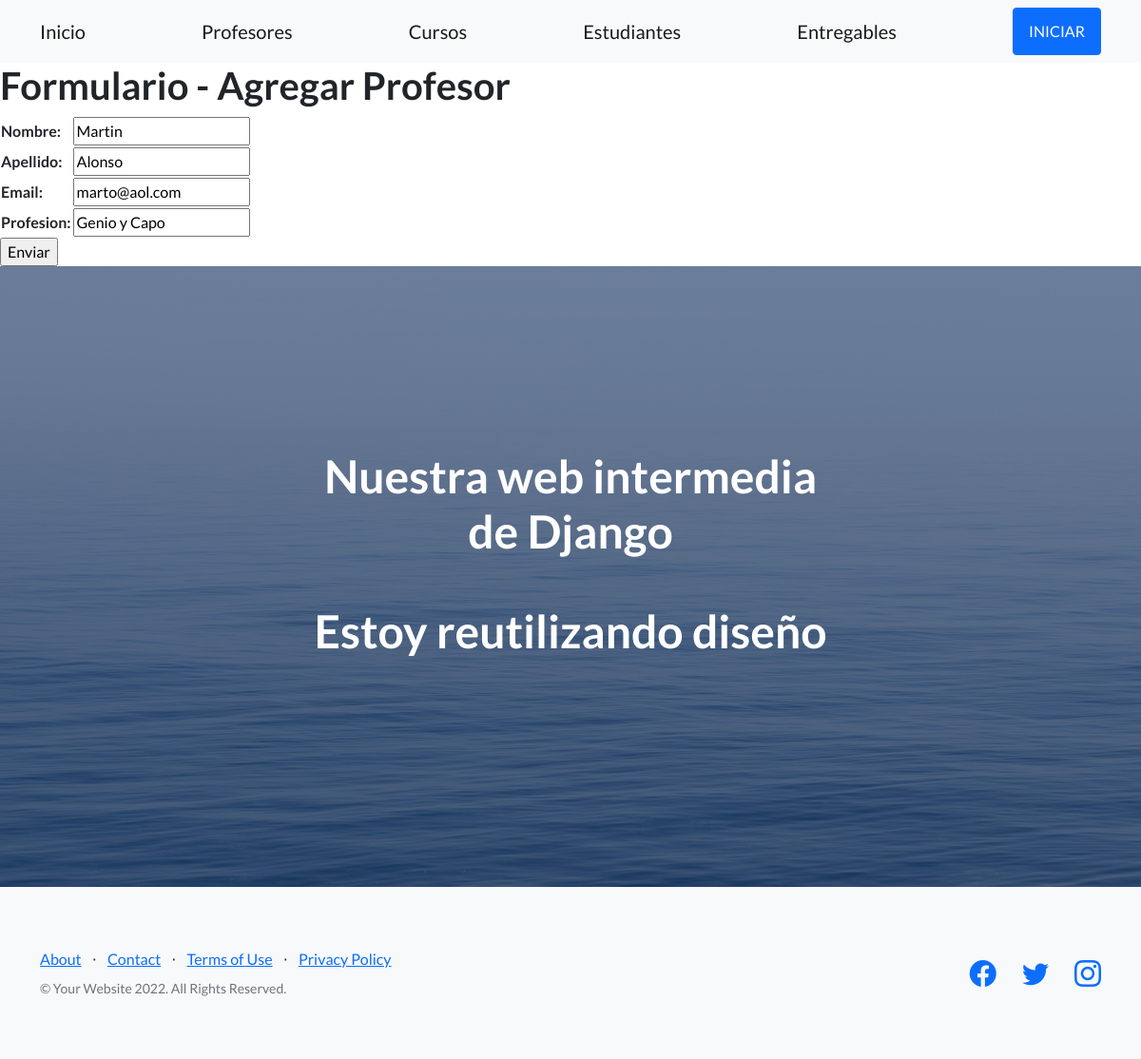
The page /AppCoder/editarProfesor/Martin/ on the database its author committed.
### AppCoder/models.py (models this page shows, shortened)
class Profesor(models.Model):
    nombre=models.CharField(max_length=30)
    apellido=models.CharField(max_length=30)
    email=models.EmailField()
    profesion=models.CharField(max_length=30)

### AppCoder/views.py (the view)
# urls.py: path('editarProfesor/<profesor_nombre>/', views.editarProfesor, name="EditarProfesor"),
def editarProfesor(request, profesor_nombre):
    profesor = Profesor.objects.get(nombre=profesor_nombre)
    if request.method == 'POST':
        miFormulario = ProfesorFormulario(request.POST)
        print(miFormulario)
        if miFormulario.is_valid:
            informacion = miFormulario.cleaned_data
            profesor.nombre = informacion['nombre']
            profesor.apellido = informacion['apellido']
            profesor.email = informacion['email']
            profesor.profesion = informacion['profesion']
            profesor.save()
            return render(request, "AppCoder/inicio.html")
    else:
        miFormulario = ProfesorFormulario(initial={'nombre': profesor.nombre, 'apellido': profesor.apellido, 'email': profesor.email, 'profesion': profesor.profesion})
    return render(request, "AppCoder/profesorFormulario.html", {"miFormulario":miFormulario, "profesor_nombre": profesor_nombre})

### AppCoder/forms.py
class ProfesorFormulario(forms.Form):
    nombre= forms.CharField(max_length=30)
    apellido= forms.CharField(max_length=30)
    email= forms.EmailField()
    profesion= forms.CharField(max_length=30)

### AppCoder/templates/AppCoder/profesorFormulario.html (shortened to what this page needs)
{% extends "AppCoder/padre.html" %}
{% load static %}
{% block contenidoQueCambia %}
<div>
    <h1>Formulario - Agregar Profesor</h1>
        <form action="" method="POST">{% csrf_token %}
            <table>
                {{ miFormulario.as_table }}
            </table>
            <input type="submit" value="Enviar">
        </form>
</div>
{% endblock%}

### rows shown on the page
Profesor: nombre "Martin", apellido "Alonso", email "marto@aol.com", profesion "Genio y Capo"
